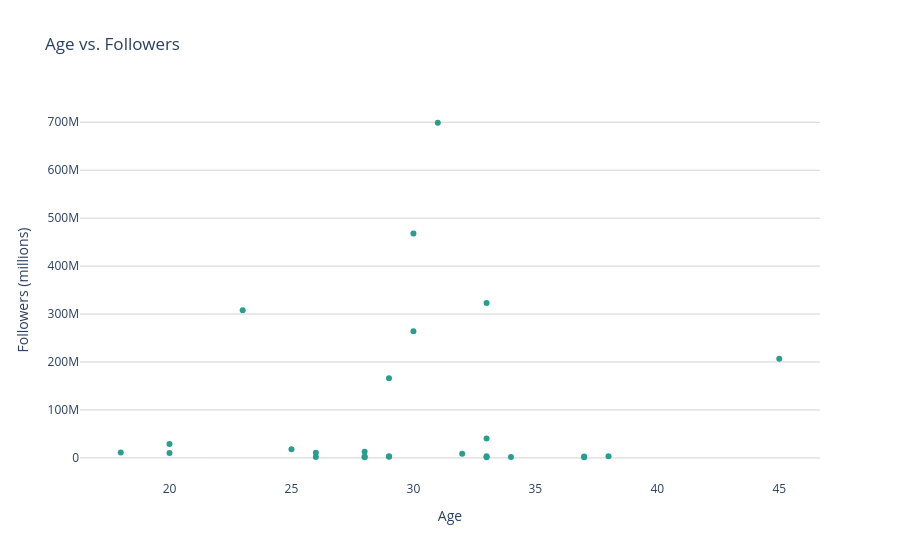

This figure's notebook cell:
### Code cell
# Age vs Followers interactive

fig = px.scatter(
    df_influencers,
    x='age',
    y='followers',
    color_discrete_sequence=['#2A9D8F'],
    title='Age vs. Followers',
    labels={'age': 'Age', 'followers': 'Followers (millions)'},
    hover_data={'followers': ':.0f', 'age': True}
)

fig.update_layout(
    yaxis=dict(
        tickformat='.1s', 
        title='Followers (millions)',
        gridcolor='lightgrey',
        zeroline=False
    ),
    xaxis=dict(title='Age'),
    plot_bgcolor='white'
)

fig.show()

### Figure 1 — Plotly figure (JSON) as saved in the notebook; plotly's stock layout.template omitted (floating-point values rounded to 4 significant figures)
{"data": [{"hovertemplate": "Age=%{x}<br>Followers (millions)=%{y:.0f}<extra></extra>", "legendgroup": "", "marker": {"color": "#2A9D8F", "symbol": "circle"}, "mode": "markers", "name": "", "orientation": "v", "showlegend": false, "type": "scatter", "x": [31, 30, 33, 23, 30, 45, 29, 33, 20, 25, 28, 18, 26, 20, 32, 38, 29, 33, 28, 37, 29, 26, 34, 28, 37, 33], "xaxis": "x", "y": [699000000, 468000000, 323000000, 308000000, 264000000, 207000000, 166000000, 40400000, 29000000, 17900000, 12800000, 11400000, 10500000, 10200000, 8710000, 3590000, 3230000, 3200000, 2900000, 2800000, 2200000, 1900000, 1750000, 1530000, 1500000, 1360000], "yaxis": "y"}], "layout": {"legend": {"tracegroupgap": 0}, "plot_bgcolor": "white", "title": {"text": "Age vs. Followers"}, "xaxis": {"anchor": "y", "domain": [0, 1], "title": {"text": "Age"}}, "yaxis": {"anchor": "x", "domain": [0, 1], "gridcolor": "lightgrey", "tickformat": ".1s", "title": {"text": "Followers (millions)"}, "zeroline": false}}}
